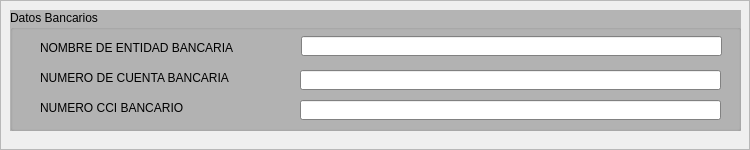
     <widget class="QFrame" name="frame_3">
      <property name="minimumSize">
       <size>
        <width>0</width>
        <height>150</height>
       </size>
      </property>
      <property name="maximumSize">
       <size>
        <width>750</width>
        <height>150</height>
       </size>
      </property>
      <property name="frameShape">
       <enum>QFrame::Shape::StyledPanel</enum>
      </property>
      <property name="frameShadow">
       <enum>QFrame::Shadow::Raised</enum>
      </property>
      <widget class="QGroupBox" name="groupBox_2">
       <property name="geometry">
        <rect>
         <x>10</x>
         <y>10</y>
         <width>731</width>
         <height>121</height>
        </rect>
       </property>
       <property name="palette">
        <palette>
         <active>
          <colorrole role="WindowText">
           <brush brushstyle="SolidPattern">
            <color alpha="255">
             <red>0</red>
             <green>0</green>
             <blue>0</blue>
            </color>
           </brush>
          </colorrole>
          <colorrole role="Button">
           <brush brushstyle="SolidPattern">
            <color alpha="255">
             <red>180</red>
             <green>180</green>
             <blue>180</blue>
            </color>
           </brush>
          </colorrole>
          <colorrole role="Light">
           <brush brushstyle="SolidPattern">
            <color alpha="255">
             <red>255</red>
             <green>255</green>
             <blue>255</blue>
            </color>
           </brush>
          </colorrole>
          <colorrole role="Midlight">
           <brush brushstyle="SolidPattern">
            <color alpha="255">
             <red>217</red>
             <green>217</green>
             <blue>217</blue>
            </color>
           </brush>
          </colorrole>
          <colorrole role="Dark">
           <brush brushstyle="SolidPattern">
            <color alpha="255">
             <red>90</red>
             <green>90</green>
             <blue>90</blue>
            </color>
           </brush>
          </colorrole>
          <colorrole role="Mid">
           <brush brushstyle="SolidPattern">
            <color alpha="255">
             <red>120</red>
             <green>120</green>
             <blue>120</blue>
            </color>
           </brush>
          </colorrole>
          <colorrole role="Text">
           <brush brushstyle="SolidPattern">
            <color alpha="255">
             <red>0</red>
             <green>0</green>
             <blue>0</blue>
            </color>
           </brush>
          </colorrole>
          <colorrole role="BrightText">
           <brush brushstyle="SolidPattern">
            <color alpha="255">
             <red>255</red>
             <green>255</green>
             <blue>255</blue>
            </color>
           </brush>
          </colorrole>
          <colorrole role="ButtonText">
           <brush brushstyle="SolidPattern">
            <color alpha="255">
             <red>0</red>
             <green>0</green>
             <blue>0</blue>
            </color>
           </brush>
          </colorrole>
          <colorrole role="Base">
           <brush brushstyle="SolidPattern">
            <color alpha="255">
             <red>255</red>
             <green>255</green>
             <blue>255</blue>
            </color>
           </brush>
          </colorrole>
          <colorrole role="Window">
           <brush brushstyle="SolidPattern">
            <color alpha="255">
             <red>180</red>
             <green>180</green>
             <blue>180</blue>
            </color>
           </brush>
          </colorrole>
          <colorrole role="Shadow">
           <brush brushstyle="SolidPattern">
            <color alpha="255">
             <red>0</red>
             <green>0</green>
             <blue>0</blue>
            </color>
           </brush>
          </colorrole>
          <colorrole role="AlternateBase">
           <brush brushstyle="SolidPattern">
            <color alpha="255">
             <red>217</red>
             <green>217</green>
             <blue>217</blue>
            </color>
           </brush>
          </colorrole>
          <colorrole role="ToolTipBase">
           <brush brushstyle="SolidPattern">
            <color alpha="255">
             <red>255</red>
             <green>255</green>
             <blue>220</blue>
            </color>
           </brush>
          </colorrole>
          <colorrole role="ToolTipText">
           <brush brushstyle="SolidPattern">
            <color alpha="255">
             <red>0</red>
             <green>0</green>
             <blue>0</blue>
            </color>
           </brush>
          </colorrole>
          <colorrole role="PlaceholderText">
           <brush brushstyle="SolidPattern">
            <color alpha="128">
             <red>0</red>
             <green>0</green>
             <blue>0</blue>
            </color>
           </brush>
          </colorrole>
         </active>
         <inactive>
          <colorrole role="WindowText">
           <brush brushstyle="SolidPattern">
            <color alpha="255">
             <red>0</red>
             <green>0</green>
             <blue>0</blue>
            </color>
           </brush>
          </colorrole>
          <colorrole role="Button">
           <brush brushstyle="SolidPattern">
            <color alpha="255">
             <red>180</red>
             <green>180</green>
             <blue>180</blue>
            </color>
           </brush>
          </colorrole>
          <colorrole role="Light">
           <brush brushstyle="SolidPattern">
            <color alpha="255">
             <red>255</red>
             <green>255</green>
             <blue>255</blue>
            </color>
           </brush>
          </colorrole>
          <colorrole role="Midlight">
           <brush brushstyle="SolidPattern">
            <color alpha="255">
             <red>217</red>
             <green>217</green>
             <blue>217</blue>
            </color>
           </brush>
          </colorrole>
          <colorrole role="Dark">
           <brush brushstyle="SolidPattern">
            <color alpha="255">
             <red>90</red>
             <green>90</green>
             <blue>90</blue>
            </color>
           </brush>
          </colorrole>
          <colorrole role="Mid">
           <brush brushstyle="SolidPattern">
            <color alpha="255">
             <red>120</red>
             <green>120</green>
             <blue>120</blue>
            </color>
           </brush>
          </colorrole>
          <colorrole role="Text">
           <brush brushstyle="SolidPattern">
            <color alpha="255">
             <red>0</red>
             <green>0</green>
             <blue>0</blue>
            </color>
           </brush>
          </colorrole>
          <colorrole role="BrightText">
           <brush brushstyle="SolidPattern">
            <color alpha="255">
             <red>255</red>
             <green>255</green>
             <blue>255</blue>
            </color>
           </brush>
          </colorrole>
          <colorrole role="ButtonText">
           <brush brushstyle="SolidPattern">
            <color alpha="255">
             <red>0</red>
             <green>0</green>
             <blue>0</blue>
            </color>
           </brush>
          </colorrole>
          <colorrole role="Base">
           <brush brushstyle="SolidPattern">
            <color alpha="255">
             <red>255</red>
             <green>255</green>
             <blue>255</blue>
            </color>
           </brush>
          </colorrole>
          <colorrole role="Window">
           <brush brushstyle="SolidPattern">
            <color alpha="255">
             <red>180</red>
             <green>180</green>
             <blue>180</blue>
            </color>
           </brush>
          </colorrole>
          <colorrole role="Shadow">
           <brush brushstyle="SolidPattern">
            <color alpha="255">
             <red>0</red>
             <green>0</green>
             <blue>0</blue>
            </color>
           </brush>
          </colorrole>
          <colorrole role="AlternateBase">
           <brush brushstyle="SolidPattern">
            <color alpha="255">
             <red>217</red>
             <green>217</green>
             <blue>217</blue>
            </color>
           </brush>
          </colorrole>
          <colorrole role="ToolTipBase">
           <brush brushstyle="SolidPattern">
            <color alpha="255">
             <red>255</red>
             <green>255</green>
             <blue>220</blue>
            </color>
           </brush>
          </colorrole>
          <colorrole role="ToolTipText">
           <brush brushstyle="SolidPattern">
            <color alpha="255">
             <red>0</red>
             <green>0</green>
             <blue>0</blue>
            </color>
           </brush>
          </colorrole>
          <colorrole role="PlaceholderText">
           <brush brushstyle="SolidPattern">
            <color alpha="128">
             <red>0</red>
             <green>0</green>
             <blue>0</blue>
            </color>
           </brush>
          </colorrole>
         </inactive>
         <disabled>
          <colorrole role="WindowText">
           <brush brushstyle="SolidPattern">
            <color alpha="255">
             <red>90</red>
             <green>90</green>
             <blue>90</blue>
            </color>
           </brush>
          </colorrole>
          <colorrole role="Button">
           <brush brushstyle="SolidPattern">
            <color alpha="255">
             <red>180</red>
             <green>180</green>
             <blue>180</blue>
            </color>
           </brush>
          </colorrole>
          <colorrole role="Light">
           <brush brushstyle="SolidPattern">
            <color alpha="255">
             <red>255</red>
             <green>255</green>
             <blue>255</blue>
            </color>
           </brush>
          </colorrole>
          <colorrole role="Midlight">
           <brush brushstyle="SolidPattern">
            <color alpha="255">
             <red>217</red>
             <green>217</green>
             <blue>217</blue>
            </color>
           </brush>
          </colorrole>
          <colorrole role="Dark">
           <brush brushstyle="SolidPattern">
            <color alpha="255">
             <red>90</red>
             <green>90</green>
             <blue>90</blue>
            </color>
           </brush>
          </colorrole>
          <colorrole role="Mid">
           <brush brushstyle="SolidPattern">
            <color alpha="255">
             <red>120</red>
             <green>120</green>
             <blue>120</blue>
            </color>
           </brush>
          </colorrole>
          <colorrole role="Text">
           <brush brushstyle="SolidPattern">
            <color alpha="255">
             <red>90</red>
             <green>90</green>
             <blue>90</blue>
            </color>
           </brush>
          </colorrole>
          <colorrole role="BrightText">
           <brush brushstyle="SolidPattern">
            <color alpha="255">
             <red>255</red>
             <green>255</green>
             <blue>255</blue>
            </color>
           </brush>
          </colorrole>
          <colorrole role="ButtonText">
           <brush brushstyle="SolidPattern">
            <color alpha="255">
             <red>90</red>
             <green>90</green>
             <blue>90</blue>
            </color>
           </brush>
          </colorrole>
          <colorrole role="Base">
           <brush brushstyle="SolidPattern">
            <color alpha="255">
             <red>180</red>
             <green>180</green>
             <blue>180</blue>
            </color>
           </brush>
          </colorrole>
          <colorrole role="Window">
           <brush brushstyle="SolidPattern">
            <color alpha="255">
             <red>180</red>
             <green>180</green>
             <blue>180</blue>
            </color>
           </brush>
          </colorrole>
          <colorrole role="Shadow">
           <brush brushstyle="SolidPattern">
            <color alpha="255">
             <red>0</red>
             <green>0</green>
             <blue>0</blue>
            </color>
           </brush>
          </colorrole>
          <colorrole role="AlternateBase">
           <brush brushstyle="SolidPattern">
            <color alpha="255">
             <red>180</red>
             <green>180</green>
             <blue>180</blue>
            </color>
           </brush>
          </colorrole>
          <colorrole role="ToolTipBase">
           <brush brushstyle="SolidPattern">
            <color alpha="255">
             <red>255</red>
             <green>255</green>
             <blue>220</blue>
            </color>
           </brush>
          </colorrole>
          <colorrole role="ToolTipText">
           <brush brushstyle="SolidPattern">
            <color alpha="255">
             <red>0</red>
             <green>0</green>
             <blue>0</blue>
            </color>
           </brush>
          </colorrole>
          <colorrole role="PlaceholderText">
           <brush brushstyle="SolidPattern">
            <color alpha="128">
             <red>0</red>
             <green>0</green>
             <blue>0</blue>
            </color>
           </brush>
          </colorrole>
         </disabled>
        </palette>
       </property>
       <property name="autoFillBackground">
        <bool>true</bool>
       </property>
       <property name="title">
        <string>Datos Bancarios</string>
       </property>
       <widget class="QLabel" name="label_23">
        <property name="geometry">
         <rect>
          <x>30</x>
          <y>60</y>
          <width>241</width>
          <height>16</height>
         </rect>
        </property>
        <property name="text">
         <string>NUMERO DE CUENTA BANCARIA</string>
        </property>
       </widget>
       <widget class="QLabel" name="label_25">
        <property name="geometry">
         <rect>
          <x>30</x>
          <y>90</y>
          <width>241</width>
          <height>16</height>
         </rect>
        </property>
        <property name="text">
         <string>NUMERO CCI BANCARIO</string>
        </property>
       </widget>
       <widget class="QLabel" name="label_28">
        <property name="geometry">
         <rect>
          <x>30</x>
          <y>30</y>
          <width>241</width>
          <height>16</height>
         </rect>
        </property>
        <property name="text">
         <string>NOMBRE DE ENTIDAD BANCARIA</string>
        </property>
       </widget>
       <widget class="QLineEdit" name="lineEdit_5">
        <property name="geometry">
         <rect>
          <x>291</x>
          <y>26</y>
          <width>421</width>
          <height>20</height>
         </rect>
        </property>
        <property name="text">
         <string/>
        </property>
       </widget>
       <widget class="QLineEdit" name="lineEdit_6">
        <property name="geometry">
         <rect>
          <x>290</x>
          <y>60</y>
          <width>421</width>
          <height>20</height>
         </rect>
        </property>
        <property name="text">
         <string/>
        </property>
        <property name="maxLength">
         <number>1000000000</number>
        </property>
       </widget>
       <widget class="QLineEdit" name="lineEdit_7">
        <property name="geometry">
         <rect>
          <x>290</x>
          <y>90</y>
          <width>421</width>
          <height>20</height>
         </rect>
        </property>
        <property name="text">
         <string/>
        </property>
        <property name="maxLength">
         <number>1000000000</number>
        </property>
       </widget>
      </widget>
     </widget>
